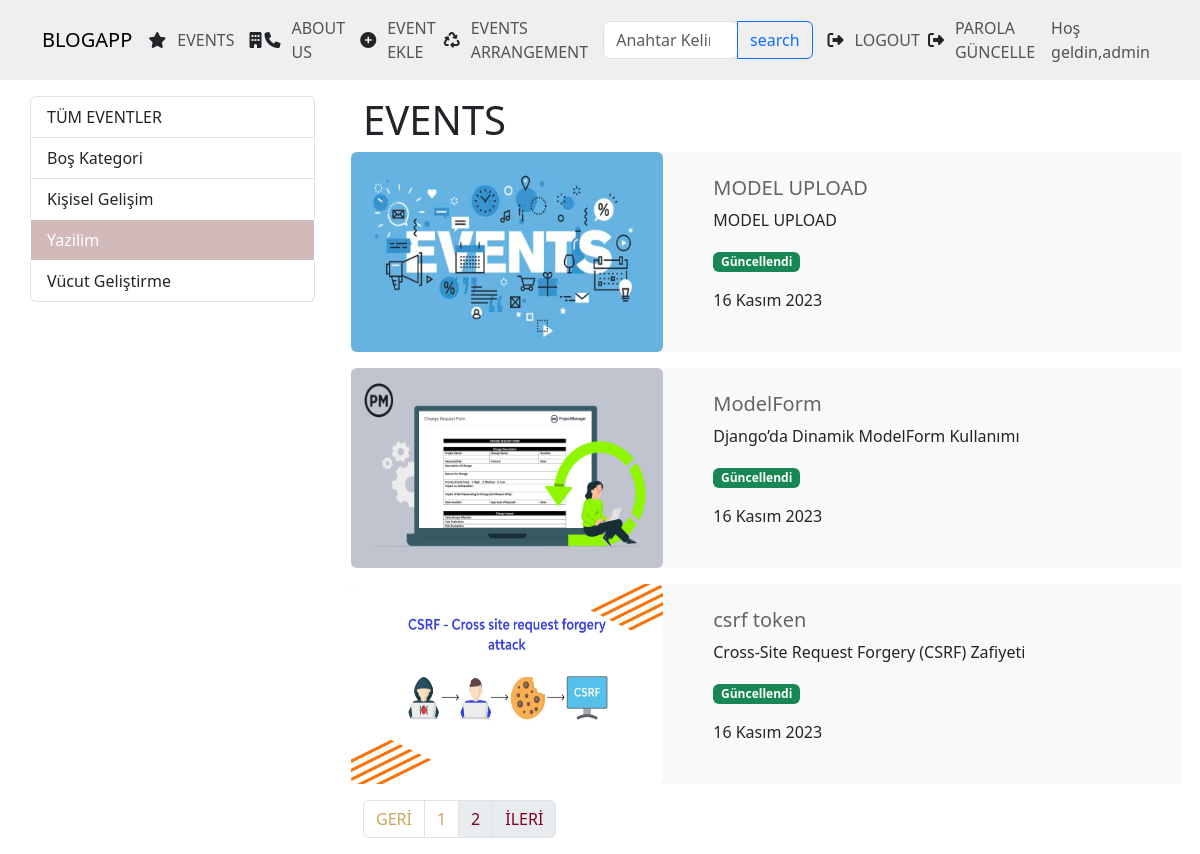
/events/category/yazilim?page=2 (signed in), run on the app's committed database.
### events/models.py (models this page shows, shortened)
class category(models.Model):
    name = models.CharField(max_length=50)
    slug = models.SlugField(default="",blank=True,unique=True,max_length=50,db_index=True)

class events(models.Model):
    title = models.CharField(max_length=50)
    subtitle = models.CharField(max_length=100,default="")
    description = RichTextField()
    image = models.ImageField(upload_to="images",default="")
    date = models.DateField(auto_now=True)
    isActive = models.BooleanField(default=False)
    isHome = models.BooleanField(default=False)
    slug = models.SlugField(default="",blank=True,editable=False,null=False,unique=True,db_index=True)
    isUpdated = models.BooleanField(default=1)
    categories = models.ManyToManyField(category)

### events/views.py (the view)
# urls.py: path('category/<slug:slug>',views.eventByToCategory,name = "event_by_category"),
def eventByToCategory(request, slug):
    events_by = events.objects.filter(categories__slug=slug,isActive = True).order_by('-date')
    events_by.order_by("date")
    kategoriler = category.objects.all()
    paginator = Paginator(events_by,3)
    page = request.GET.get('page',1)
    page_obj = paginator.page(page)
    print(page_obj.paginator.count)
    print(page_obj.paginator.num_pages)
    return render(request,"_list.html",{
      'categories': kategoriler,
      'page_obj': page_obj,
      's_category': slug,
    })

### events/templates/_list.html (shortened to what this page needs)
{% extends "main.html" %}
{% load static %}
{% block css%}
<link rel="stylesheet" , href="{% static 'css/style.css'%}">
{% endblock %}
{% block concent%}
 <div class="container mt-3">
    <div class="row">
        <div class="col-3 left-nav">
            <div class="list-group">
             <a href="/events" class="list-group-item list-group-item-action {% if s_category == category.slug %} active {% endif %}">TÜM EVENTLER</a>
                {%for category in categories %}
                   <a HREF="{% url 'event_by_category' category.slug %}"
                      class="list-group-item list-group-item-action left-nav-button{% if s_category == category.slug %} active {% endif %}"> {{ category.name|title }}</a>
                {% endfor %}
            </div>
        </div>
        <div class="col-9 right-main"><H1>EVENTS</H1>
             {% for event in page_obj.object_list %}
                {% if event.isActive == True %}
                  {% include '_events.html'%}
                {% endif %}
             {% endfor %}
            {% if page_obj.paginator.num_pages > 1%}
               {% include '_pagination.html'%}
            {% endif %}
        </div>
    </div>
</div>
{% endblock %}

### templates/partials/_nav.html (shortened to what this page needs)
<link rel="stylesheet" href="../../static/css/style.css">
<nav class="navbar navbar-expand-lg header-nav">
    <div class="container ">
    <a href="/" class="navbar-brand">BLOGAPP</a>
    <div class="collapse navbar-collapse" id="navbar">
        <ul class="navbar-nav me-auto nav-flex">
            <li class="nav-item nav-icon">
                <i class="fa-solid fa-star"></i>
                <a href="/events" class="nav-link">EVENTS</a>
            </li>
            <li class="nav-item nav-icon">
                <i class="fa-solid fa-building"></i>
                <i class="fa-solid fa-phone"></i>
                <a href="/hakkimizda" class="nav-link">ABOUT US</a>
            </li>
            {% if user.is_superuser %}
            <li class="nav-item nav-icon me-0">
                <i class="fa fa-plus-circle" aria-hidden="true"></i>
                <a href="/events/create-events" class="nav-link">EVENT EKLE</a>
            </li>
              <li class="nav-item nav-icon ">
                <i class="fa-solid fa-recycle"></i>
                <a href="/events/events-list" class="nav-link">EVENTS ARRANGEMENT</a>
            </li>
            {% endif %}
            <form action="{% url 'search' %} ">
                 <div class="input-group ">
                 <input type="search" class="form-control rounded" placeholder="Anahtar Kelime" type="text" name="q" aria-label="Search" aria-describedby="search-addon" />
                 <button type="submit" class="btn btn-outline-primary">search</button>
                  </div>
            </form>
            {% if user.is_authenticated %}
              <li class="nav-item nav-icon me-0">
                <i class="fa-solid fa-right-from-bracket"></i>
                <a href="{% url 'user_logout' %}" class="nav-link">LOGOUT</a>
            </li>
            <li class="nav-item nav-icon me-0">
                <i class="fa-solid fa-right-from-bracket"></i>
                <a href="{% url 'change_password' %}" class="nav-link">PAROLA GÜNCELLE</a>
            </li>
              <li class="nav-item nav-icon me-0">
                <a href="#" class="nav-link">Hoş geldin,{{user.username}}</a>
            </li>
            {% endif %}
        </ul>
         </div>
      </div>
</nav>

### events/templates/_events.html
{%load static %}
<div class="card mb-3">
                <div class="row blog-container">
                    <div class="col-5">
                        <img  class="img-fluid rounded" src="{{ event.image.url }}" >
                    </div>
                    <div class="col-7">
                        <div class="card-body">
                            <h5 class="card-title">
                              <a href="{% url 'events_details' event.slug%}"
                                   > {{ event.title|safe }}
                                </a>
                            </h5>
                             <p>{{ event.subtitle}}</p>
                            <p>
                                    {% if event.isUpdated %}
                                <span  class="badge bg-success"> Güncellendi</span>
                                    {% else %}
                                <span  class="badge bg-warning"> Güncellenmedi</span>
                                    {% endif %}
                            </p>
                            <p> {{ event.date }}</p>
                        </div>
                    </div>
                </div>
            </div>

### static/css/style.css (style rules this page uses)
body { background: white; }
.blog-container { background-color: #f9f9f9; height: 200px; width: auto; }
.card { border: none !important; }
.header-nav { background-color: #efefef; }
.img-fluid { height: 100%; }
.row>* { padding: 0 !important; }
.right-main { padding-left: 3em !important; }
a { text-decoration : none; color: #676464; }
.card-body { display : flex; flex-direction: column; justify-content: center; height: 100%; }
.img-fluid { max-height: 200px; width : 90%; }
.list-group { --bs-list-group-active-bg: #d3baba; --bs-list-group-active-border-color: none; border: none; }
.nav-icon { display: flex; flex-direction: row; align-items: center; margin-right: 7px; }
.nav-flex { display: flex; flex-direction: row; align-items: center; }
.nav-icon i { margin-right: 3px; }

### data on the page
category: name "Boş Kategori"
category: name "Kişisel Gelişim"
category: name "Yazilim"
category: name "Vücut Geliştirme"
events: image (picture), title "MODEL UPLOAD", subtitle "MODEL UPLOAD", isUpdated "Güncellendi", date "16 Kasım 2023"
events: image (picture), title "ModelForm", subtitle "Django’da Dinamik ModelForm Kullanımı", isUpdated "Güncellendi", date "16 Kasım 2023"
events: image (picture), title "csrf token", subtitle "Cross-Site Request Forgery (CSRF) Zafiyeti", isUpdated "Güncellendi", date "16 Kasım 2023"

### other printed values
{{ user.username }} "admin"
{{ i }} "1"
{{ i }} "2"
